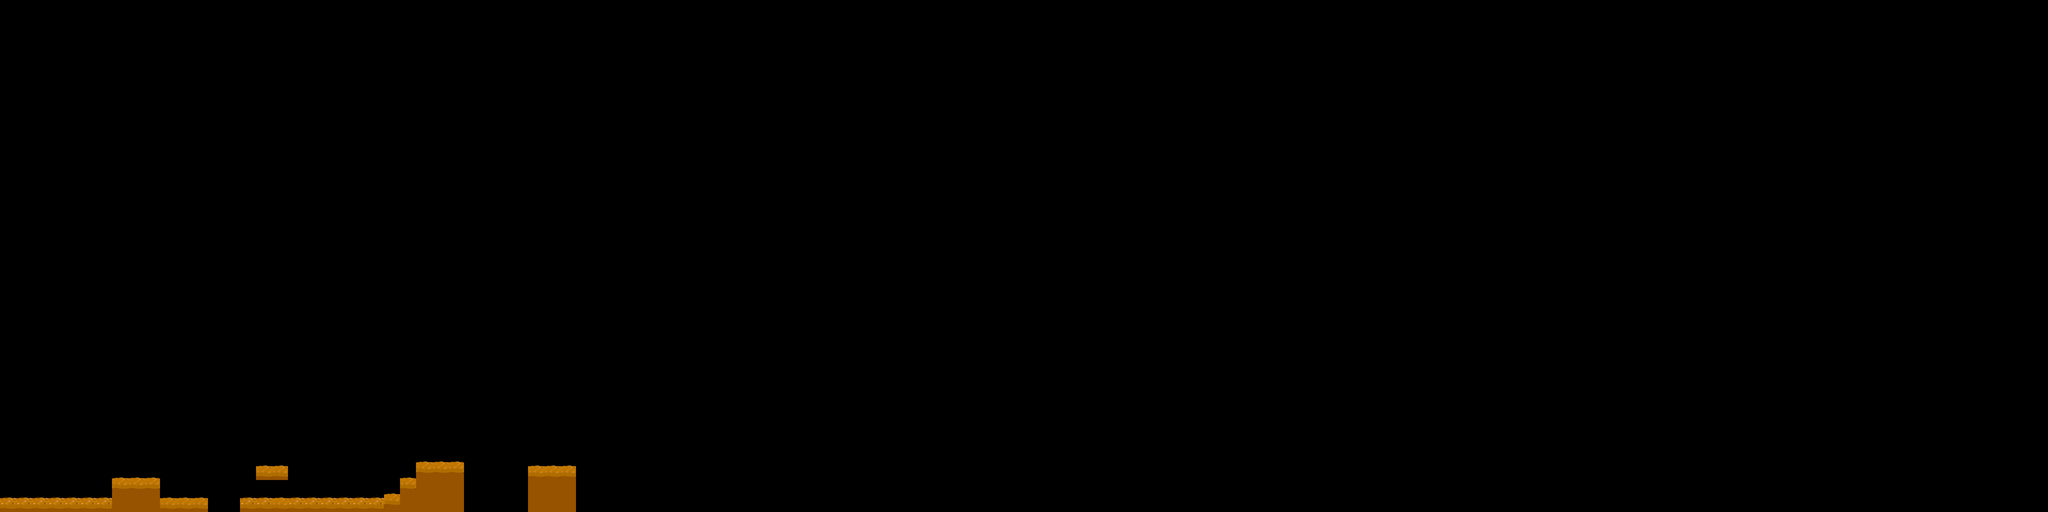

A 2D game scene composited from a Tiled map and its tileset images. What follows is a short description and the map's XML, with each tile layer's data collapsed to a summary:
An orthogonal 128x32 tile map with 64x64 px tiles, 1 tile layer (background) and 16 objects (5x enemy_wasp, start, end).

<map version="1.0" tiledversion="1.0.3" orientation="orthogonal" renderorder="right-down" width="128" height="32" tilewidth="64" tileheight="64" nextobjectid="77">
 <properties>
  <property name="max_height" type="float" value="300" />
  <property name="max_width" type="float" value="2500" />
  <property name="min_height" type="float" value="0" />
  <property name="min_width" type="float" value="0" />
 </properties>
 <tileset firstgid="1" source="tileset/floor.tsx" />
 <layer name="background" width="128" height="32">
  <data>[4096 cells, 56 non-empty, 11 distinct tile ids]</data>
 </layer>
 <objectgroup name="collision">
  <object id="38" x="448.636" y="1930.5" width="192.88" height="118.107" />
  <object id="36" x="0.84969" y="2025.72" width="448.636" height="22.88" />
  <object id="42" x="1026.43" y="1885.46" width="124.055" height="35.687" />
  <object id="45" x="1537.09" y="1996.77" width="63.7267" height="51.8311" />
  <object id="46" x="1601.67" y="1932.19" width="61.1777" height="116.408" />
  <object id="47" x="1664.54" y="1871.02" width="190.331" height="178.435" />
  <object id="56" x="642.366" y="2020.56" width="189.481" height="28.0398" />
  <object id="58" x="960.999" y="2015.46" width="574.39" height="33.1379" />
  <object id="63" x="2115.73" y="1888.86" width="186.932" height="159.742" />
 </objectgroup>
 <objectgroup name="spawn">
  <object id="35" name="start" x="41.6348" y="1850.95" width="45.8833" height="36.5367">
   <ellipse />
  </object>
  <object id="53" name="enemy_wasp" x="1370.55" y="1868.73">
   <ellipse />
  </object>
  <object id="54" name="enemy_wasp" x="549.749" y="1720.89">
   <ellipse />
  </object>
  <object id="73" name="enemy_wasp" x="1079.96" y="1816.64">
   <ellipse />
  </object>
  <object id="74" name="enemy_wasp" x="889.625" y="1865.07">
   <ellipse />
  </object>
  <object id="75" name="enemy_wasp" x="1986.57" y="1724.87">
   <ellipse />
  </object>
  <object id="76" name="end" x="2179.45" y="1680.69" width="124.904" height="197.128" />
 </objectgroup>
</map>
